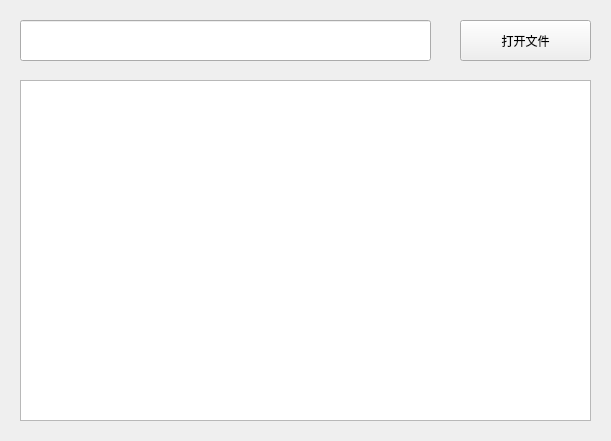
<?xml version="1.0" encoding="UTF-8"?>
<ui version="4.0">
 <class>Widget</class>
 <widget class="QWidget" name="Widget">
  <property name="geometry">
   <rect>
    <x>0</x>
    <y>0</y>
    <width>611</width>
    <height>441</height>
   </rect>
  </property>
  <property name="windowTitle">
   <string>Widget</string>
  </property>
  <widget class="QPushButton" name="pushButton">
   <property name="geometry">
    <rect>
     <x>460</x>
     <y>20</y>
     <width>131</width>
     <height>41</height>
    </rect>
   </property>
   <property name="text">
    <string>打开文件</string>
   </property>
  </widget>
  <widget class="QLineEdit" name="lineEdit">
   <property name="geometry">
    <rect>
     <x>20</x>
     <y>20</y>
     <width>411</width>
     <height>41</height>
    </rect>
   </property>
  </widget>
  <widget class="QTextEdit" name="textEdit">
   <property name="geometry">
    <rect>
     <x>20</x>
     <y>80</y>
     <width>571</width>
     <height>341</height>
    </rect>
   </property>
  </widget>
 </widget>
 <layoutdefault spacing="6" margin="11"/>
 <resources/>
 <connections/>
</ui>
